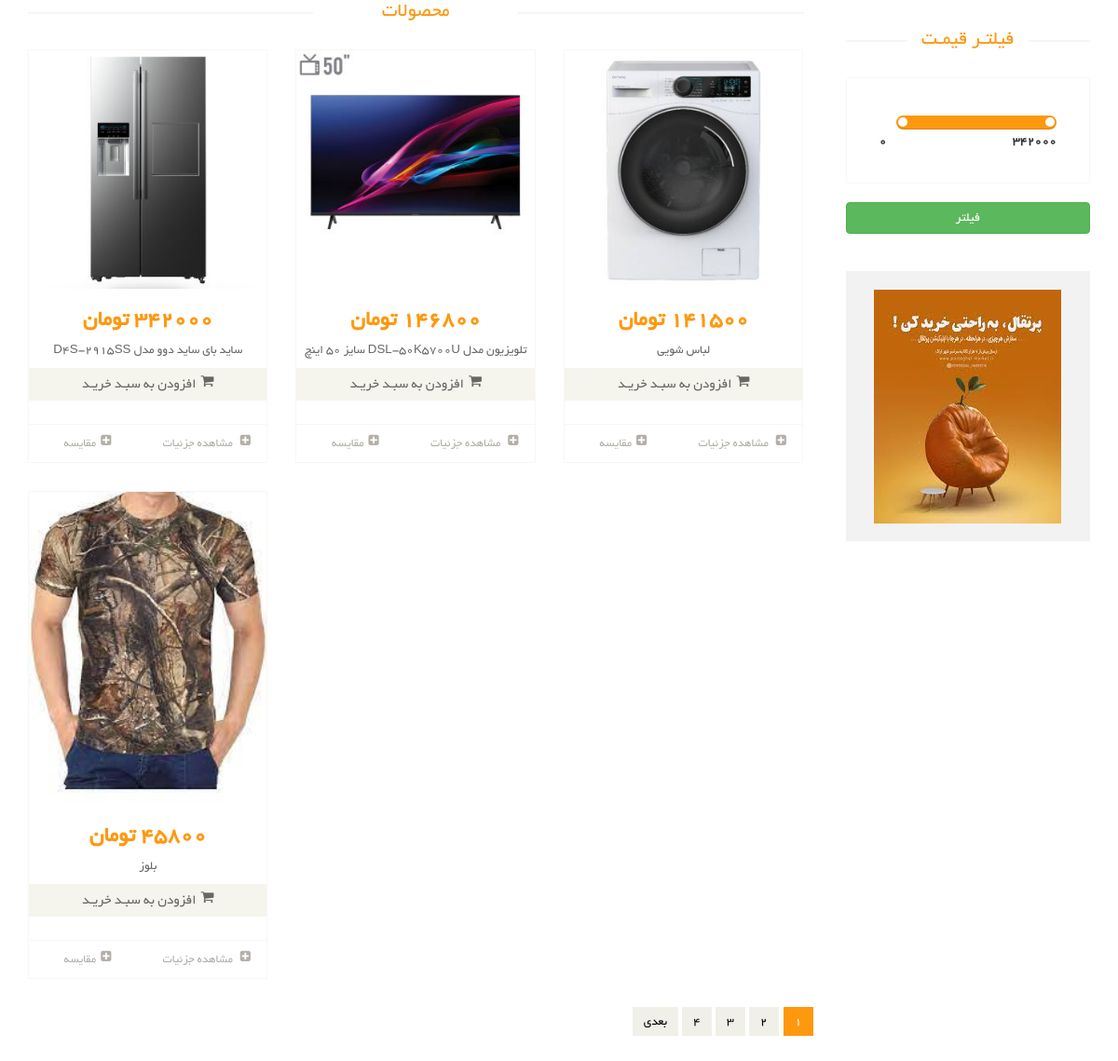
Screenshot of /products/ with the database file from the repository.
### product/models.py (models this page shows, shortened)
class Product(models.Model):
    title = models.CharField(max_length=100, verbose_name='عنوان محصول')
    category = models.ManyToManyField(
        ProductCategory,
        related_name='product_categories',
        verbose_name='دسته بندی ها')
    image = models.ImageField(upload_to='images/products', null=True, blank=True, verbose_name='تصویر محصول')
    brand = models.ForeignKey(
                ProductBrand,
                on_delete=models.CASCADE,
                verbose_name='برند',
                null=True, blank=True
    )
    price = models.IntegerField(verbose_name='قیمت')
    short_description = models.TextField(
        null=True, db_index=True, verbose_name='توضیح کوتاه')
    description = models.TextField(
        null=True,  db_index=True, verbose_name='توضیح اصلی')
    is_active = models.BooleanField(
        default=False, verbose_name='فعال / غیر فعال')
    slug = models.SlugField(
        default='',
        null=False,
        db_index=True,
        blank=True,
        max_length=255,
        unique=True,
        verbose_name='عنوان در url'
    )
    is_delete = models.BooleanField(verbose_name='حذف شده / نشده')
    def get_absolute_url(self):
        return reverse('product-detail', args=[self.slug])
    class Meta:
        verbose_name = ' محصول'
        verbose_name_plural = '  محصول ها'

### site_module/models.py (models this page shows, shortened)
class SiteBanner(models.Model):
    class SiteBannerPosition(models.TextChoices):
        product_list = 'product_list', 'صفحه لیست محصولات',
        product_detail = 'product_detail', 'صفحه ی جزییات محصولات',
        about_us = 'about_us', 'درباره ما'
    title = models.CharField(max_length=200, verbose_name='عنوان بنر')
    url = models.URLField(max_length=400, null=True, blank=True, verbose_name='ادرس بنر')
    image = models.ImageField(upload_to='images/banner', verbose_name='تصویر بنر')
    is_active = models.BooleanField(verbose_name='فعال / غیر فعال')
    position = models.CharField(max_length=200, choices=SiteBannerPosition.choices, verbose_name='جایگاه نمایش')
    class Meta:
        verbose_name = 'بنر تبلیغاتی'
        verbose_name_plural = 'بنرهای تبلیغاتی'

### product/views.py (the view)
# urls.py: path('', views.ProductListView.as_view(), name='product-list'),
class ProductListView(ListView):
    template_name = 'product/product_list.html'
    model = Product
    context_object_name = 'products'
    ordering = ['-price']
    paginate_by = 4
    def get_context_data(self, *, object_list=None, **kwargs):
        context = super(ProductListView, self).get_context_data()
        query = Product.objects.all()
        product: Product = query.order_by('-price').first()
        db_max_price = product.price if product is not None else 0
        context['db_max_price'] = db_max_price
        context['start_price'] = self.request.GET.get('start_price') or 0
        context['end_price'] = self.request.GET.get('end_price') or db_max_price
        context['banners'] = SiteBanner.objects.filter(is_active=True, position__iexact=SiteBanner.SiteBannerPosition.product_list)
        return context
    def get_queryset(self):
        query = super(ProductListView, self).get_queryset()
        category_name = self.kwargs.get('cat')
        brand_name = self.kwargs.get('brand')
        request: HttpRequest = self.request
        start_price = request.GET.get('start_price')
        end_price = request.GET.get('end_price')
        if start_price is not None:
            query = query.filter(price__gte=start_price)
        if end_price is not None:
            query = query.filter(price__lte=end_price)
        if brand_name is not None:
            query = query.filter(brand__url_title__iexact=brand_name)
        if category_name is not None:
            query = query.filter(category__url_title__iexact=category_name)
        return query

### product/templates/product/product_list.html (shortened to what this page needs)
{% extends 'shared/_layout.html' %}
{% load render_partial %}
{% block content %}
<section>
    <div class="container">
        <div class="row">
            <div class="col-sm-9 padding-right">
               {% if products %}
               <div class="features_items">
                <h2 class="title text-center">محصولات </h2>
                {% for product in products  %}
                    {% include 'includes/product_item_partiales.html' with product=product col_size=4 %}
                {% endfor %}
                <div class="clearfix"></div>
                    <ul class="pagination">
                        {% for pageNumber in paginator.page_range %}
                            <li class="{% if page_obj.number == pageNumber %}active{% endif %}">
                                <a class="cursor-pointer" onclick="fillPage({{ pageNumber }})">{{ pageNumber }}</a>
                            </li>
                        {% endfor %}
                        {% if page_obj.has_next %}
                        <li>
                            <a class="cursor-pointer" onclick="fillPage({{ page_obj.next_page_number }})">بعدی</a>
                        </li>
                        {% endif %}
                    </ul>
                </div>
               {% else %}
                    <div class="alert alert-warning" >
                        <p>هیچ محصولی یافت نشد!</p>
                    </div>
               {% endif %}
            </div>
            <div class="col-sm-3">
                <div class="left-sidebar">
                <div class="price-range">
                    <h2>فیلتـر قیمـت</h2>
                    <div class="well">
                          id="sl2" ><br />
                         <b>{{db_max_price}}</b> <b class="pull-left">0</b>
                    </div>
                </div>
                    <div>
                        <form action="" method="get" id="filter_form">
                            <button class="btn btn-success btn-block" onclick="filterProducts()">فیلتر</button>
                        </form>
                    </div>
                    <div class="shipping text-center">
                        {% for banner in banners %}
                        <a href="{{ banner.url }}">
                            <img src="{{ banner.image.url }}" alt="">
                        </a>
                    {% endfor %}
                    <br>
                    <br>
                    </div>
                </div>
            </div>
        </div>
    </div>
</section>
{% endblock  %}

### product/templates/includes/product_item_partiales.html (shortened to what this page needs)
{% load thumbnail %}
<div class="col-sm-{{ col_size }}">
    <div class="product-image-wrapper">
        <div class="single-products">
            <div class="productinfo text-center">
                {% if product.image %}
                    {% thumbnail product.image "268x250" crop='center' qulity=90 as im %}
                        <img src="{{ im.url }}">
                    {% endthumbnail %}
                {% else %}
                    <img src="images/shop/product.jpg" alt="">
                {% endif %}
                <h2>{{product.price }} تومان</h2>
                <p>{{product.title }}</p>
                <a href="#" class="btn btn-default add-to-cart"><i class="fa fa-shopping-cart"></i>افزودن به سبـد خریـد</a>
            </div>
            <div class="product-overlay">
                <div class="overlay-content">
                </div>
            </div>
        </div>
        <div class="choose">
            <ul class="nav nav-pills nav-justified">
                <li><a href="{{ product.get_absolute_url }}"><i class="fa fa-plus-square"></i> مشاهده جزئیات</a></li>
                <li><a href=""><i class="fa fa-plus-square"></i>مقایسه</a></li>
            </ul>
        </div>
    </div>
</div>

### static/css/main.css (style rules this page uses)
body { font-family: 'BYekan'; font-size: 10pt; position: relative; font-weight: normal; direction: rtl; }
ul li { list-style: none; }
a { -webkit-transition: 300ms; -moz-transition: 300ms; -o-transition: 300ms; transition: 300ms; }
h1, h2, h3, h4, h5, h6 { font-family: 'BYekan', sans-serif; }
.left-sidebar h2, .brands_products h2 { color: #FE980F; font-family: 'BYekan', sans-serif; font-size: 16pt; font-weight: 400; margin: 0 0 30px auto; text-align: center; text-transform: uppercase; position: relative; z-index:3; }
.left-sidebar h2:after, h2.title:after { content: " "; position: absolute; border: 1px solid #f5f5f5; bottom:8px; right: 0; width: 100%; height: 0; z-index: -2; }
.left-sidebar h2:before { content: " "; position: absolute; background: #fff; bottom: -6px; width: 130px; height: 30px; z-index: -1; right: 50%; margin-right: -65px; }
h2.title:before { content: " "; position: absolute; background: #fff; bottom: -6px; width: 220px; height: 30px; z-index: -1; right: 50%; margin-right: -110px; }
.shipping { background-color: #F2F2F2; margin-top: 40px; overflow: hidden; padding-top: 20px; position: relative; }
.price-range { margin-top:30px; }
.well { background-color: #FFFFFF; border: 1px solid #F7F7F0; border-radius: 4px; box-shadow: none; margin-bottom: 20px; min-height: 20px; padding: 35px; }
.padding-right { padding-left: 0; }
.features_items { overflow:hidden; }
h2.title { color: #FE980F; font-family: 'BYekan', sans-serif; font-size: 16pt; font-weight: 400; margin: 0 15px; text-transform: uppercase; margin-bottom: 30px; position: relative; }
.product-image-wrapper { border:1px solid #F7F7F5; overflow: hidden; margin-bottom:30px; }
.single-products { position: relative; }
.productinfo h2 { color: #FE980F; font-family: 'BYekan', sans-serif; font-size: 24px; font-weight: 700; }
.productinfo p { font-family: 'BYekan', sans-serif; font-size: 10pt; font-weight: 400; color: #696763; }
.productinfo img { width: 100%; }
.productinfo { position:relative; }
.product-overlay { background:#FE980F; top: 0; display: none; height: 0; position: absolute; transition: height 500ms ease 0s; width: 100%; display: block; opacity:; }
.product-overlay .overlay-content { bottom: 0; position: absolute; bottom: 0; text-align: center; width: 100%; }
.add-to-cart { background:#F5F5ED; border: 0 none; border-radius: 0; color: #696763; font-family: 'BYekan', sans-serif; font-size: 15px; width: 100%; margin-bottom: 25px; }
.add-to-cart i { margin-left:5px; }
.choose { border-top: 1px solid #F7F7F0; }
.choose ul li a { color: #B3AFA8; font-family: 'BYekan', sans-serif; font-size: 13px; padding-left: 0; padding-right: 0; }
.choose ul li a i { margin-left:5px; }
.pagination { display: inline-block; margin-bottom: 25px; margin-top: 0; padding-right: 15px; }
.pagination li:first-child a, .pagination li:first-child span { border-bottom-left-radius: 0; border-top-left-radius: 0; margin-left: 0; }
.pagination li:last-child a, .pagination li:last-child span { border-bottom-right-radius: 0; border-top-right-radius: 0; }
.pagination .active a, .pagination .active span, .pagination .active a:hover, .pagination .active span:hover, .pagination .active a:focus, .pagination .active span:focus { background-color: #FE980F; border-color: #FE980F; color: #FFFFFF; cursor: default; z-index: 2; }
.pagination li a, .pagination li span { background-color: #f0f0e9; border: 0; float: left; line-height: 1.42857; margin-left: -1px; padding: 6px 12px; position: relative; text-decoration: none; margin-right: 5px; color:#000; }

### static/css/custom.css (style rules this page uses)
ul { padding-right: 0 !important; }
.cursor-pointer { cursor: pointer; }

### rows the page displays
Product: shows a picture, price "342000", title "ساید بای ساید دوو مدل D4S-2915SS"
Product: shows a picture, price "146800", title "تلویزیون مدل DSL-50K5700U سایز 50 اینچ"
Product: shows a picture, price "141500", title "لباس شویی"
Product: shows a picture, price "45800", title "بلوز"
SiteBanner: image (picture)

### other values shown
{{ pageNumber }} "1" "2" "3" "4"
{{ db_max_price }} "342000"
